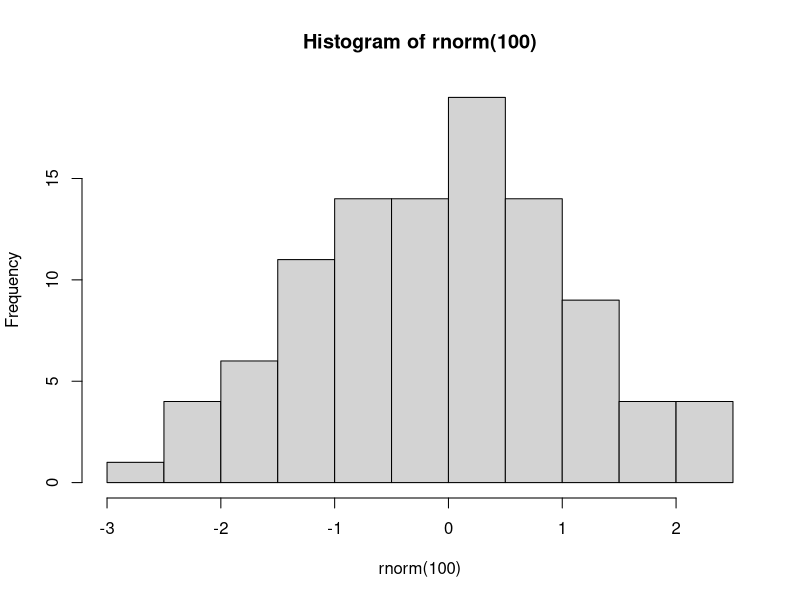
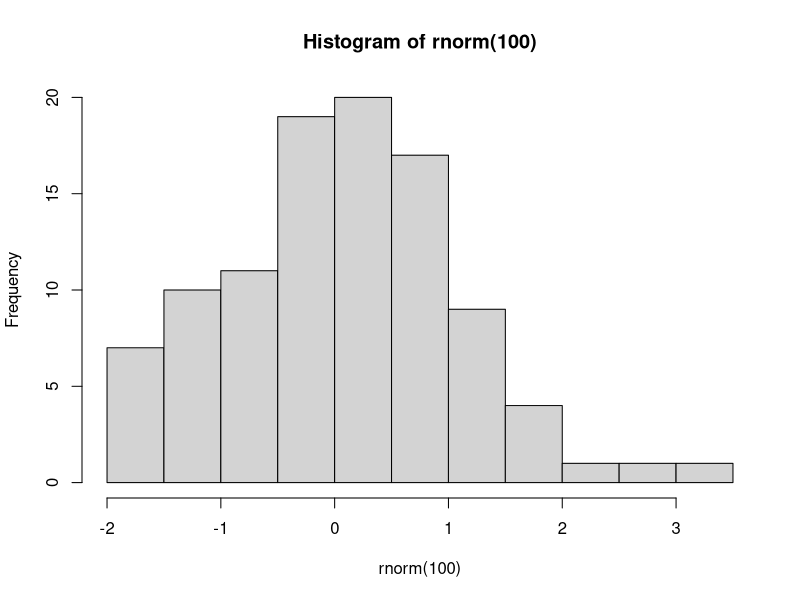
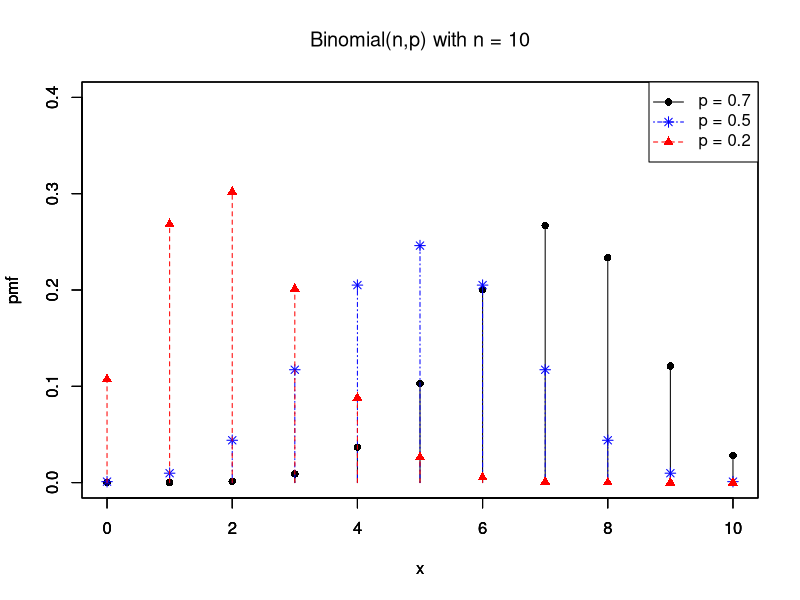

Write R code to recreate these figures, in order.
## ---- chunk 1
knitr::opts_chunk$set(echo = TRUE)
## ---- chunk 2
y <- 2 * 3 - 1
hist(rnorm(100))
## ---- chunk 3

hist(rnorm(100))
## ---- chunk 4

bin <- c(0.7,0.5,0.2)
col_b <- c("black", "blue", "red")
lty_b <- c(1,4,2)
pch_b <- c(16,8,17)
for(i in 1:length(bin)){
  x <- 0:10
  pmf <- dbinom(x,10,bin[i])
  plot(x, pmf, type = c("h"), col = col_b[i], lty = lty_b[i], ylim = c(0.0, 0.4))
  points(x, pmf, pch = pch_b[i], col = col_b[i])
  if(i+1 <= length(bin)){
    par(new = TRUE)
  }
}
legend("topright", pch = pch_b, lty = lty_b, col = col_b, legend = c(expression(paste("p = 0.7")),expression(paste("p = 0.5")),expression(paste("p = 0.2"))))
title(expression(paste("Binomial(n,p) with n = 10"))) 
